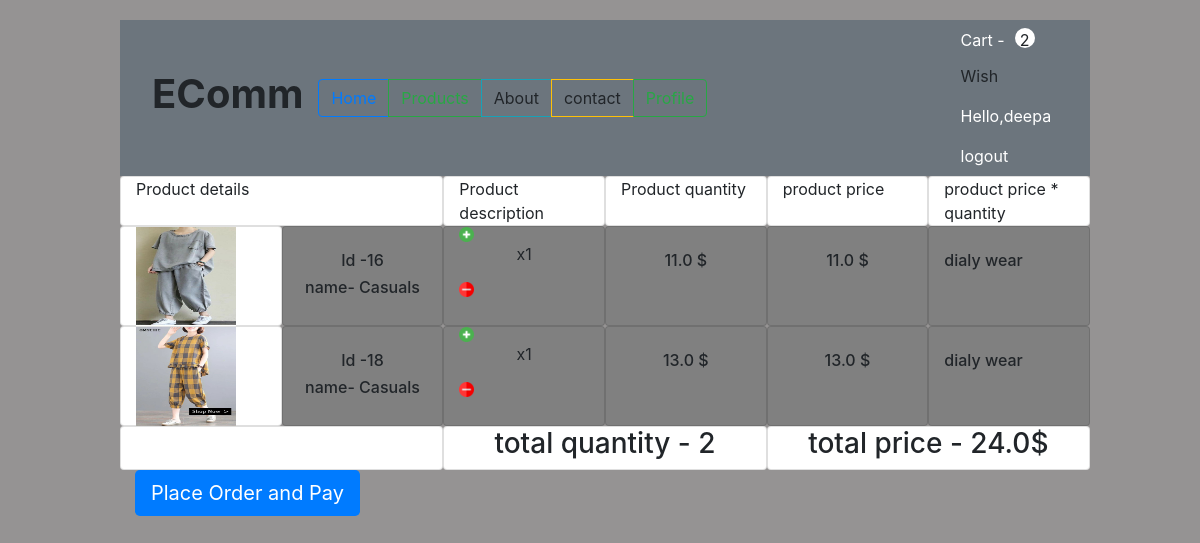
The app's page /cart (signed in) with its own data.
### ecomm/models.py (models this page shows, shortened)
class Cart(models.Model):
    id=models.UUIDField(default=uuid.uuid4,primary_key=True)
    user=models.ForeignKey(User,on_delete=models.CASCADE)
    completed=models.BooleanField(default=False)
    @property
    def total_price(self):
        cartItems=self.cartItems.all()
        total=sum([item.product.price *item.quantity for item in cartItems])
        return total
    @property
    def num_of_items(self):
        cartItems=self.cartItems.all()
        quantity=sum([item.quantity for item in cartItems])
        return quantity

class CartItem(models.Model):
    product=models.ForeignKey(Product,on_delete=models.CASCADE,related_name='items')
    cart=models.ForeignKey(Cart,on_delete=models.CASCADE,related_name='cartItems')
    quantity = models.IntegerField(default=0)
    @property
    def item_price(self):
        new_price=self.product.price*self.quantity
        return new_price

class Product(models.Model):
    product_name=models.CharField(max_length=200,null=True)
    image= models.ImageField(null=True,blank=True)
    description=models.CharField(max_length=200,null=True,blank=True)
    price=models.FloatField(null=True)
    @property
    def imageURL(self):
        try:
            url=self.image.url
        except:
            url=''
        return url
    def get_absolute_url(self):
        return reverse("details",kwargs={"id":self.id})#f"/products/{self.id}"

### ecomm/views.py (the view)
# urls.py: path('cart', views.cart_total,name='cart'),
def cart_total(request):
    cart=None
    cartItems=[]
    customer=Customer.objects.all()
    cart,created=Cart.objects.get_or_create(user=request.user,completed=False)
    cartItems=cart.cartItems.all()
    context={'cart':cart,'items':cartItems,'customer':customer}
    return render(request,'ecomm/cartitems.html',context)

### ecomm/templates/ecomm/cartitems.html (shortened to what this page needs)
{% extends 'home.html'%}
{% block content %}
<table>
  <tr>
  <div class="row " >
    <div class="col-4 card" >
    Product details</div>
      <div class="col-2 card" >
      Product description</div>
      <div class="col-2 card" >
      Product quantity</div>
      <div class="col-2 card" >
        product price
      </div>
      <div class="col-2 card" >
        product price * quantity
      </div>
    </div>
  </tr>
{%for item in items%}
  <tr>
<div class="row">
  <div class="col-2 card" style="width:100px;height:100px">
        <a href='{{item.product.get_absolute_url}}'>
            <img  src="{{item.product.imageURL}}" width="100px" height="100px">
           </a>
   </div>
   <div class="col-2 card" style="background-color:grey;width:100px;height:100px;text-align: center;">
   <br>
    <h6>Id -{{ item.product.id }}</h6>
    <h6>name- {{ item.product.product_name }} </h6>
  </div>
<div class="col-2 card"  style="background-color:grey;width:100px;height:100px;text-align: center;">
  <img  data-product={{item.product.id}} data-action="add" class="chg-quantity product-container" src='images/plus.png' width="15px" height="15px">
<p class="quantity">x{{item.quantity}}</p>
    <img   data-product={{item.product.id}} data-action="remove" class="chg-quantity product-container" src='images/minus.png' width="15px" height="15px">
</div>
 <div class="col-2 card"  style="background-color:grey;width:100px;height:100px;text-align: center;">
<br>
      <h6>{{ item.product.price }} <span>$</span></h6> </div>
      <div class="col-2 card" style="background-color:grey;width:100px;height:100px;text-align: center;">
<br>
      <h6>{{ item.item_price }} <span>$</span></h6>   </div>
      <div class="col-2 card"  style="background-color:grey;width:100px;height:100px">
        <br>
        <h6>{{ item.product.description }} </h6>
    </div>
</div>
</div>
</tr>
{%endfor%}
<tr>
  <div class="row">
    <div class="col-4 card" >
      </div>
        <div class="col-4 card" style="text-align: center;" >
          <h3> total quantity -  {{cart.num_of_items}}</h3></div>
        <div class="col-4 card" style="text-align: center;" >
          <h3>total price -  {{ cart.total_price }}<span>$</span></h3>
        </div>
</div>
</tr>
<tr>
    <a class="btn-lg btn-primary" type="submit" href="{% url 'customer_info'  %}">Place Order and Pay</a>
</tr>
{%endblock%}

### templates/home.html (shortened to what this page needs)
{%load static%}
<!DOCTYPE html>
<html>
    <head>
        <link rel="stylesheet" href="https://cdn.jsdelivr.net/npm/bootstrap@4.4.1/dist/css/bootstrap.min.css">
        <link rel="stylesheet" type="text/css" href="{% static '/styles/style.css' %}">
    </head>
    <body>
        <div class="container">
            {%include 'navbar.html'%}
       {%block content%}
        {% endblock %}
    </body>
</html>

### templates/navbar.html (shortened to what this page needs)
{% load static %}
<div class="row ">
  <nav class="container navbar navbar-expand-lg navbar-light bg-secondary">
    <p class="navbar-brand" href="{% url 'home'%}"><strong><h1>EComm</h1></strong></p>
    <div class="collapse navbar-collapse" id="navbarText">
<div class="btn-group col-6">
        <a type="button" href="{% url 'home'%}" class="btn btn-md btn-outline-primary"> Home </a>
        <a class="btn btn-md btn-outline-success" href="{% url 'products' %}">Products</a>
        <a type="button"  class="btn btn-md btn-outline-info" id="about" >About</a>
        <a type="button" class="btn btn-md btn-outline-warning">contact</a>
        {%if request.user.is_authenticated%}
        <a class="btn btn-md btn-outline-success" href="{% url 'profile' %}">Profile</a>
        {%endif%}
                 </div>
          <div class="col-4">
      {%if not request.user.is_admin and request.user.is_authenticated %}
                <a href="{%url 'cart'%}" style="color:white">Cart -</a><p id="counter">{{cart.num_of_items}}</p>
            <p>Wish<span class='cart-wish' style="background-color: aliceblue;">0</span></p>
            <p class ="mr-sm-2" style="color:white;font-weight:strong;"> Hello,{{user.username}}</p>
            <a class="mr-sm-2" href="{% url 'logout'%}" style="color:white">logout</a>
      {%else%}
        <a href="{%url 'login'%}" style="color:white">Login</a>
        <a href="{%url 'register'%}" style="color:white">register</a>
    {%endif%}
          </div>
      </div>
  </nav>
</div>

### static/styles/style.css (style rules this page uses)
body { background-color:rgb(149, 147, 147); width:90%; margin: 20px; border-width: 20px; padding-left: 100px; padding-right: 10px; align-items: center; }
#counter { display:inline-block; width:20px; height:20px; background:white; text-align:center; border-radius:60%; margin-left:10px; }

### records on screen
Cart: num_of_items "2", total_price "24.0"
CartItem: product.imageURL (picture), product.id "16", product.product_name "Casuals", quantity "1", product.price "11.0", item_price "11.0", product.description "dialy wear"
CartItem: product.imageURL (picture), product.id "18", product.product_name "Casuals", quantity "1", product.price "13.0", item_price "13.0", product.description "dialy wear"

### other values on screen
{{ user.username }} "deepa"
